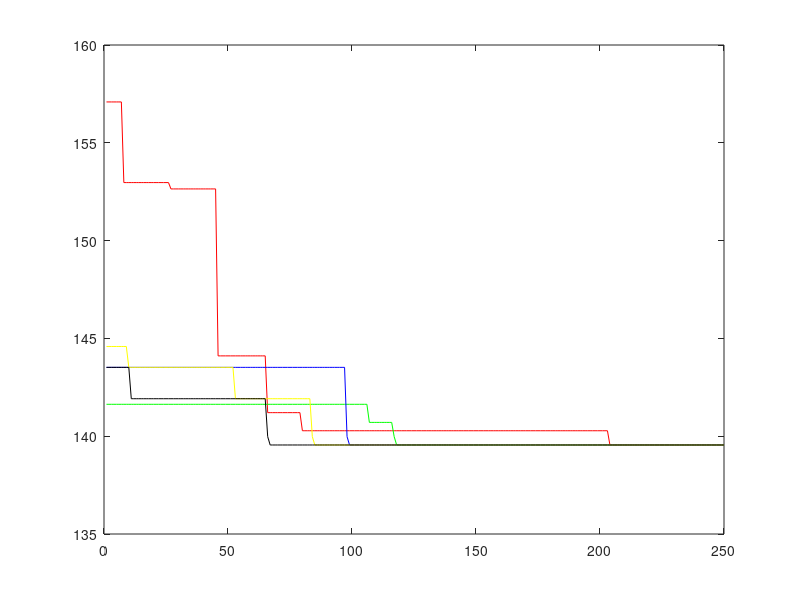

Recreate this plot in MATLAB.
hmaco = [];
hmaco(1).rate = 0;
hmaco(1).ds = [157.0891 157.0891 157.0891 157.0891 157.0891 157.0891 157.0891 152.9663 152.9663 152.9663 152.9663 152.9663 152.9663 152.9663 152.9663 152.9663 152.9663 152.9663 152.9663 152.9663 152.9663 152.9663 152.9663 152.9663 152.9663 152.9663 152.6421 152.6421 152.6421 152.6421 152.6421 152.6421 152.6421 152.6421 152.6421 152.6421 152.6421 152.6421 152.6421 152.6421 152.6421 152.6421 152.6421 152.6421 152.6421 144.1065 144.1065 144.1065 144.1065 144.1065 144.1065 144.1065 144.1065 144.1065 144.1065 144.1065 144.1065 144.1065 144.1065 144.1065 144.1065 144.1065 144.1065 144.1065 144.1065 141.2042 141.2042 141.2042 141.2042 141.2042 141.2042 141.2042 141.2042 141.2042 141.2042 141.2042 141.2042 141.2042 141.2042 140.279 140.279 140.279 140.279 140.279 140.279 140.279 140.279 140.279 140.279 140.279 140.279 140.279 140.279 140.279 140.279 140.279 140.279 140.279 140.279 140.279 140.279 140.279 140.279 140.279 140.279 140.279 140.279 140.279 140.279 140.279 140.279 140.279 140.279 140.279 140.279 140.279 140.279 140.279 140.279 140.279 140.279 140.279 140.279 140.279 140.279 140.279 140.279 140.279 140.279 140.279 140.279 140.279 140.279 140.279 140.279 140.279 140.279 140.279 140.279 140.279 140.279 140.279 140.279 140.279 140.279 140.279 140.279 140.279 140.279 140.279 140.279 140.279 140.279 140.279 140.279 140.279 140.279 140.279 140.279 140.279 140.279 140.279 140.279 140.279 140.279 140.279 140.279 140.279 140.279 140.279 140.279 140.279 140.279 140.279 140.279 140.279 140.279 140.279 140.279 140.279 140.279 140.279 140.279 140.279 140.279 140.279 140.279 140.279 140.279 140.279 140.279 140.279 140.279 140.279 140.279 140.279 140.279 140.279 140.279 140.279 140.279 140.279 140.279 139.551 139.551 ];
% DSlength = length(hmaco(1).ds) + 20;
DSlength = 250;

hmaco(3).rate = 0.2;
hmaco(3).ds = [143.5194 143.5194 143.5194 143.5194 143.5194 143.5194 143.5194 143.5194 143.5194 143.5194 143.5194 143.5194 143.5194 143.5194 143.5194 143.5194 143.5194 143.5194 143.5194 143.5194 143.5194 143.5194 143.5194 143.5194 143.5194 143.5194 143.5194 143.5194 143.5194 143.5194 143.5194 143.5194 143.5194 143.5194 143.5194 143.5194 143.5194 143.5194 143.5194 143.5194 143.5194 143.5194 143.5194 143.5194 143.5194 143.5194 143.5194 143.5194 143.5194 143.5194 143.5194 143.5194 143.5194 143.5194 143.5194 143.5194 143.5194 143.5194 143.5194 143.5194 143.5194 143.5194 143.5194 143.5194 143.5194 143.5194 143.5194 143.5194 143.5194 143.5194 143.5194 143.5194 143.5194 143.5194 143.5194 143.5194 143.5194 143.5194 143.5194 143.5194 143.5194 143.5194 143.5194 143.5194 143.5194 143.5194 143.5194 143.5194 143.5194 143.5194 143.5194 143.5194 143.5194 143.5194 143.5194 143.5194 143.5194 139.9782 139.551 ];

hmaco(2).rate = 0.1;
hmaco(2).ds = [141.6311 141.6311 141.6311 141.6311 141.6311 141.6311 141.6311 141.6311 141.6311 141.6311 141.6311 141.6311 141.6311 141.6311 141.6311 141.6311 141.6311 141.6311 141.6311 141.6311 141.6311 141.6311 141.6311 141.6311 141.6311 141.6311 141.6311 141.6311 141.6311 141.6311 141.6311 141.6311 141.6311 141.6311 141.6311 141.6311 141.6311 141.6311 141.6311 141.6311 141.6311 141.6311 141.6311 141.6311 141.6311 141.6311 141.6311 141.6311 141.6311 141.6311 141.6311 141.6311 141.6311 141.6311 141.6311 141.6311 141.6311 141.6311 141.6311 141.6311 141.6311 141.6311 141.6311 141.6311 141.6311 141.6311 141.6311 141.6311 141.6311 141.6311 141.6311 141.6311 141.6311 141.6311 141.6311 141.6311 141.6311 141.6311 141.6311 141.6311 141.6311 141.6311 141.6311 141.6311 141.6311 141.6311 141.6311 141.6311 141.6311 141.6311 141.6311 141.6311 141.6311 141.6311 141.6311 141.6311 141.6311 141.6311 141.6311 141.6311 141.6311 141.6311 141.6311 141.6311 141.6311 141.6311 140.7058 140.7058 140.7058 140.7058 140.7058 140.7058 140.7058 140.7058 140.7058 140.7058 139.9782 139.551];

hmaco(4).rate = 0.3;
hmaco(4).ds = [144.5871 144.5871 144.5871 144.5871 144.5871 144.5871 144.5871 144.5871 144.5871 143.5194 143.5194 143.5194 143.5194 143.5194 143.5194 143.5194 143.5194 143.5194 143.5194 143.5194 143.5194 143.5194 143.5194 143.5194 143.5194 143.5194 143.5194 143.5194 143.5194 143.5194 143.5194 143.5194 143.5194 143.5194 143.5194 143.5194 143.5194 143.5194 143.5194 143.5194 143.5194 143.5194 143.5194 143.5194 143.5194 143.5194 143.5194 143.5194 143.5194 143.5194 143.5194 143.5194 141.9164 141.9164 141.9164 141.9164 141.9164 141.9164 141.9164 141.9164 141.9164 141.9164 141.9164 141.9164 141.9164 141.9164 141.9164 141.9164 141.9164 141.9164 141.9164 141.9164 141.9164 141.9164 141.9164 141.9164 141.9164 141.9164 141.9164 141.9164 141.9164 141.9164 141.9164 139.9782 139.551 ]
hmaco(5).rate = 0.4;
hmaco(5).ds = [141.9164 141.9164 141.9164 141.9164 141.9164 141.9164 141.9164 141.9164 141.9164 141.9164 141.9164 141.9164 141.9164 141.9164 141.9164 141.9164 141.9164 141.9164 141.9164 141.9164 141.9164 141.9164 141.9164 141.9164 141.9164 141.9164 141.9164 141.9164 141.9164 141.9164 141.9164 141.9164 141.9164 141.9164 141.9164 141.9164 141.9164 141.9164 141.9164 141.9164 141.9164 141.9164 141.9164 141.9164 141.9164 141.9164 141.9164 141.9164 141.9164 141.9164 141.9164 141.9164 141.9164 141.9164 141.9164 141.9164 141.9164 141.9164 141.9164 141.9164 141.9164 141.9164 141.9164 141.9164 141.9164 139.9782 139.551];
a = hmaco(5).ds;
a(1 : 10) = ones(1,10) * 143.5194;
hmaco(5).ds = a;

color = ['r','g','b','y','k'];
for i = 1 : length(hmaco)
    length(hmaco(i).ds)
    DSlength
    if length(hmaco(i).ds) < DSlength
        hmaco(i).ds = [hmaco(i).ds min(hmaco(i).ds) * ones(1, DSlength - length(hmaco(i).ds))];
    end
    length(hmaco(i).ds)
    plot(hmaco(i).ds, color(i));
    hold on;
end
hold off;